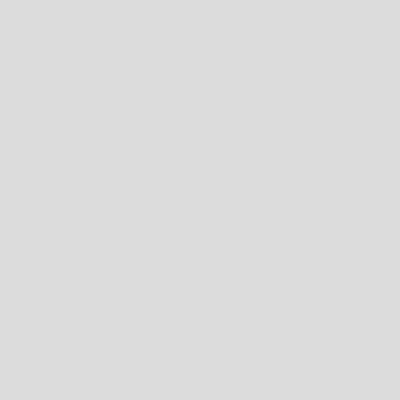
Frame 1 (no input)
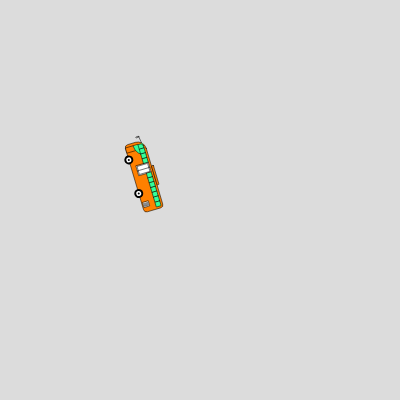
Frame 60 (no input)
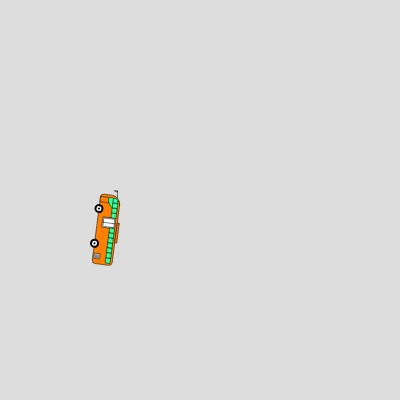
Frame 120 (the mouse pressed at the canvas centre since frame 60)

The p5.js sketch that drew these frames (run headless with seeded random() and noise() and a simulated clock; from frame 60 on, the mouse is pressed at the canvas centre):

// p5.js sketch
// ── sketch.js
let vs = []
function setup() {
  createCanvas(400, 400);
  v = new Kendaraan(200,500);
}

function draw() {
  background(220);
  
  v.display()
  v.batas()
  v.diperbarui();
  v.terbang();
  
}

class Kendaraan{
  constructor(x,y){
    this.posisi = createVector(x,y);
    this.kecepatan = createVector(1,0);
    this.percepatan = createVector(0,0);
    this.l = 20;
    this.maxspeed = 2;
    this.maxforce = 0.1;
    this.terbangTheta = PI/2;
  }
  
  terbang(){
    let projVector = this.kecepatan.copy();
    projVector.setMag(100);
    let projPoint = projVector.add(this.posisi);
    
    let terbangRadius = 50;
    let theta = this.terbangTheta + this.kecepatan.heading();
    let xBar = terbangRadius * cos(theta);
    let yBar = terbangRadius * sin(theta);
    
    let terbangPoint = p5.Vector.add(projPoint, createVector(xBar,yBar));
  
    
    let mengemudiForce = terbangPoint.sub(this.posisi);
    mengemudiForce.setMag(this.maxforce);
    this.applyForce(mengemudiForce);
    
    this.terbangTheta += random(-0.5, 0.5);
    
  }
  
  mencari(vektorTarget){
    var tujuan = p5.Vector.sub(vektorTarget, this.posisi);
    tujuan.normalize();
    tujuan.mult(this.maxspeed);
    
    //kemudi
    var mengendarai = p5.Vector.sub(tujuan, this.kecepatan);
    mengendarai.limit(this.maxforce);
    this.applyForce(mengendarai);
  }
  
  sampai(vektorTarget){
    var tujuan = p5.Vector.sub(vektorTarget, this.posisi);
    var jarak = tujuan.mag()

    if (jarak < 50){
      var m = map(jarak, 0, 100, 0, this.maxspeed);
      tujuan.normalize();
      tujuan.mult(m);
      
    }
    else{
      tujuan.normalize();
      tujuan.mult(this.maxspeed);    
    }

    var mengendarai = p5.Vector.sub(tujuan, this.kecepatan);
    mengendarai.limit(this.maxforce);
    this.applyForce(mengendari);
  }
  
  
  diperbarui(){
    this.kecepatan.add(this.percepatan);
    this.kecepatan.limit(this.maxspeed);
    this.posisi.add(this.kecepatan);
    this.percepatan.mult(0);
  }
  applyForce(force){
    this.percepatan.add(force);
  }
  display(){
    var theta = this.kecepatan.heading()//+ PI/2;
    push();
    fill(175);
    stroke(0);
    translate(this.posisi.x, this.posisi.y)
    rotate(theta)
  //Mobil kuning
    strokeWeight(0.5)
    stroke(0);
    fill(255, 128, 0);
    rect(40, 155, 70, 20,  radians(500), radians(180))
    rect(43, 162, 5, 13)

    //spion
    fill(255);
    line(35, 159, 42, 158)
    rect(35, 159, 1, 3, radians(200))

    //jendela
    fill(51, 255, 153);
    arc(43, 157, 23, 20, radians(0), radians(90))
    rect(43, 157, 5, 5, radians(290), radians(0))
    rect(48, 157, 5, 5)
    rect(53, 157, 5, 5)
    rect(58, 157, 5, 5)
    //pintu
    fill(255);
    rect(63, 157, 10, 13)
    rect(64, 158, 8, 11)
    line(68, 170, 68, 157)
    fill(255, 128, 0);
    rect(67, 153,20, 2, radians(30), radians(30)) 
    //jendela
    fill(51, 255, 153);
    rect(73, 157, 5, 5)
    rect(78, 157, 5, 5)
    rect(83, 157, 5, 5)
    rect(88, 157, 5, 5)
    rect(93, 157, 5, 5)
    rect(98, 157, 5, 5)
    rect(103, 157, 5, 5, radians(0), radians(20))

    //acc
    fill(255);
    rect(100, 168, 5, 6)
    line(104, 169, 101, 169)
    line(104, 170, 101, 170)
    line(104, 171, 101, 171)
    line(104, 172, 101, 172)
    line(104, 173, 101, 173)

    //ban
    strokeWeight(2)
    fill(255);
    ellipse(55, 175, 7, 7)
    point(55, 175)
    ellipse(90, 175, 7, 7)
    point(90, 175)
    pop();
  }

   batas() {
    if (this.posisi.x > width + 10) {
      this.posisi.x = -10;
    } else if (this.posisi.x < -10) {
      this.posisi.x = width + 10;
    }
    if (this.posisi.y > height + 10) {
      this.posisi.y = -10;
    } else if (this.posisi.y < -10) {
      this.posisi.y = height + 10;
    }
  }

}
